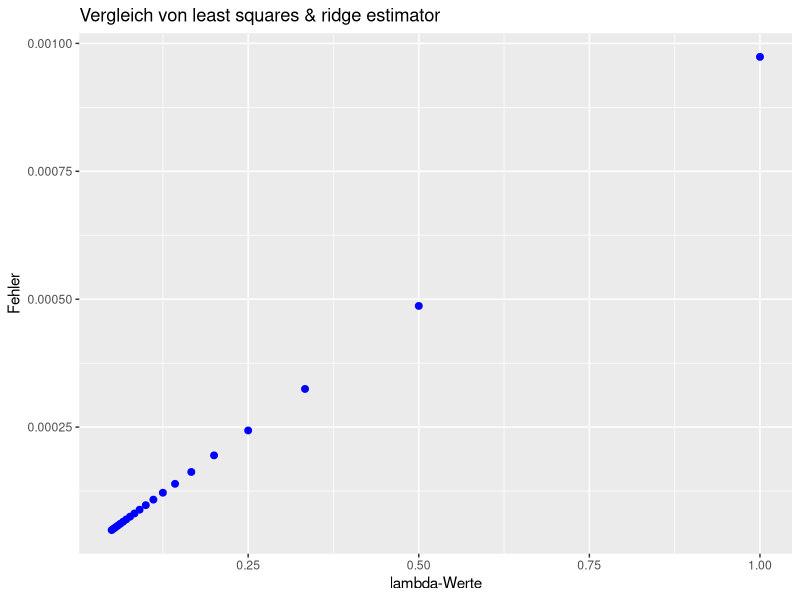
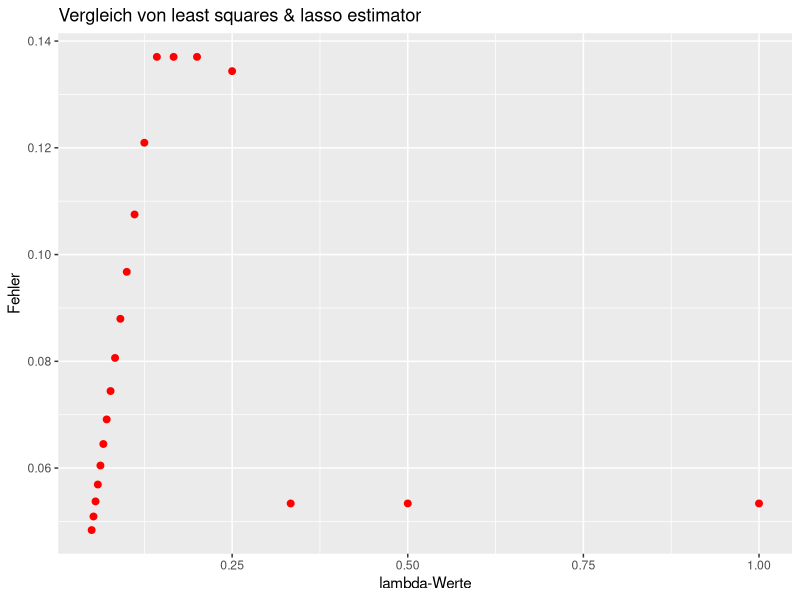

Generate these figures, in order, with R:
#setwd("C:/Users/Anwender/Desktop/Statistik AG/Blatt3")

print("test")

library(tidyverse)
library(glmnet)

## Teil a) Ridge Regression Estimator

rre <- function(X, y, lambda = 1){
  error <- function(w, X, y, lambda = 1){
    crossprod(y- X %*% w) - lambda * norm(w, type = "2")
  }
  result = optim(rep(0,ncol(X)), error, X=X, y=y, lambda=lambda, method = 'BFGS')
  result$par
}

# Def des LSE zum Vergleich
ls<-function(X, y){
  lseq <- function(w, X, y) {
    crossprod(y - X%*%w)
  }
  result=optim(rep(0, ncol(X)), lseq, X=X, y=y, method='BFGS')
  result$par
}

## Teil b) glmnet Package
?glmnet


## Teil c) 

beta <- c(0.15, -0.33, 0.25)
n <- 500
p <- 3
X <- matrix(rnorm(n*p, mean = 0, sd = 1), nrow = n, ncol = p)
?scale
X <- scale(X)
eps <- rnorm(n, mean=0, sd=0.25)
y = X %*% beta + eps

# ich bau mir eine funktion die mir 3x3 matrix
# mit durchschnitts beta für alle 3 varianten zurückliefert
get_average_beta <- function(M, lambda){
  beta_rre_df <- data.frame(matrix(0, nrow = p, ncol = M))
  beta_lasso_df <- data.frame(matrix(0, nrow = p, ncol = M))
  beta_ls_df <- data.frame(matrix(0, nrow = p, ncol =M))
  for (i in (1:M)){
    beta_rre <- rre(X, y, lambda = lambda)
    beta_rre_df[,i] <- beta_rre
    
    lasso_1 <- glmnet(X, y, lambda = lambda, intercept = FALSE)
    beta_lasso <- as.vector(coef(lasso_1, s = lambda)[-1])
    beta_lasso_df[,i] <- beta_lasso
    
    beta_ls = ls(X, y)
    beta_ls_df[,i] <- beta_ls
  }
  beta_rre_mean <- apply(beta_rre_df, 1, mean)
  beta_lasso_mean <- apply(beta_lasso_df, 1, mean)
  beta_ls_mean <- apply(beta_ls_df, 1, mean)
  
  matrix <- array(c(as.matrix(beta_rre_mean), as.matrix(beta_lasso_mean), as.matrix(beta_ls_mean)), 
                              dim = c(3, 3))

  return(matrix)
}

lambda_werte <- function(k){
  return (1/(1:k))
}

# Parameter auswählen
k <- 20
M <- 10

lambda_values <- lambda_werte(k)

# Leere 3D-Matrix initialisieren (3 x 3 x Anzahl lambda-Werte)
result_matrix <- array(0, dim = c(3, 3, length(lambda_values)))

# Schleife zum Füllen der 3D-Matrix
for (i in seq_along(lambda_values)) {
  lambda <- lambda_values[i]
  result_matrix[,,i] <- get_average_beta(M, lambda)
}


## Plot für least squared und ridge estimator

data_1 <- data.frame(matrix(0, nrow = k, ncol = 2))
for (i in (1:k)){
  data_1[i,1] = 1/i
  data_1[i,2] = sqrt(sum((result_matrix[,1,i] - result_matrix[,3,i])^2))
}
View(data_1)



ggplot() + 
  geom_point(aes(x = data_1$X1, y = data_1$X2), color = "blue", size = 2) +
  labs(
    x = "lambda-Werte",
    y = "Fehler",
    title = "Vergleich von least squares & ridge estimator"
  )



## Plot für lasso und least squares estimator 

data_2 <- data.frame(matrix(0, nrow = k, ncol = 2))
for (i in (1:k)){
  data_2[i,1] = 1/i
  data_2[i,2] = sqrt((sum(result_matrix[,2,i] - result_matrix[,3,i])^2))
}
View(data_2)

ggplot() + 
  geom_point(aes(x = data_2$X1, y = data_2$X2), color = "red", size = 2) +
  labs(
    x = "lambda-Werte",
    y = "Fehler",
    title = "Vergleich von least squares & lasso estimator"
  )


## Average estimation error for lambda = 0.1

beta_lambda01 = get_average_beta(M, 0.01)
View(beta_lambda01)

average_est_err = matrix(0, nrow = 3, ncol = 1)
for (i in (1:3)){
  average_est_err[i,1] = sqrt(sum((beta - beta_lambda01[,i])^2))
}
View(average_est_err)



